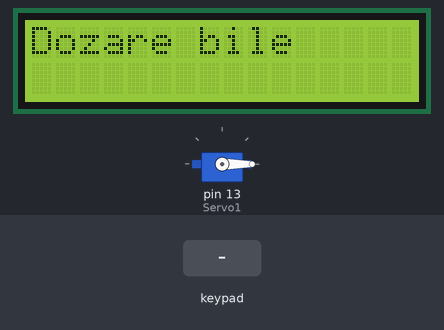
Bench run of a sketch on a simulated Arduino Uno, built with avr-gcc and run on an emulated ATmega328P. Shown: servo, 16×2 character LCD. Inputs (shaded band) come from the test bench. What the sketch prints to the serial monitor is not drawn.

Above: at 1.2 s.
1.3 s: key '1' pressed
At 3.1 s:
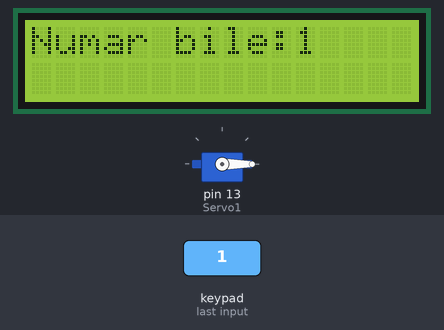
3.8 s: key '2' pressed
At 4.2 s:
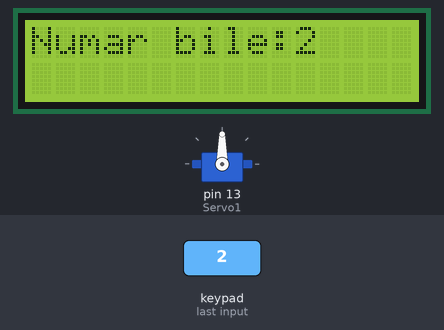
Timing chart, 0 to 6.8 s (numbered marks = the images above; inputs shaded):
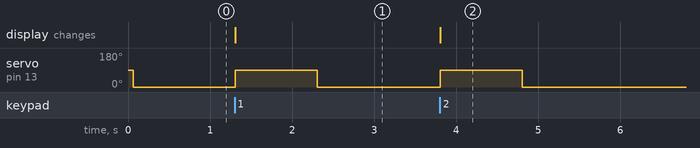

Measured:
- after the input at 1.3 s, servo on pin 13 (Servo1): 0° → 90° at once, → 0° 1.0 s later; the display: changes at once (image 1)
- after the input at 3.8 s, servo on pin 13 (Servo1): 0° → 90° at once, → 0° 1.0 s later; the display: changes at once (image 2)

The sketch:

project_21.ino
```cpp
#include <LiquidCrystal.h>
#include <Keypad.h>
#include <Servo.h>

Servo Servo1;

const byte rows=2;
const byte columns=3;

char hexkeypad[rows][columns]={{'1','2','3'},
                               {'4','5','6'}
                              };
byte rPins[rows]={10,9};
byte cPins[columns]={8,7,6};

Keypad kpd = Keypad(makeKeymap(hexkeypad),rPins,cPins,rows,columns);

byte i=0;
LiquidCrystal lcd(12, 11, 5, 4, 3, 2);

void setup() {

  Servo1.attach(13);
  Serial.begin(9600);
  lcd.begin(16, 2);

  lcd.print("Dozare bile");
}

void loop() {

   char keypressed=kpd.getKey();
  Servo1.write(0);
  if(keypressed){
    lcd.setCursor(0, 0);
    lcd.print("Numar bile:");
    lcd.print(keypressed);
    Serial.print("Key pressed is:");
    Serial.println(keypressed);
    Servo1.write(90);
    delay(1000);
  }
}
```
